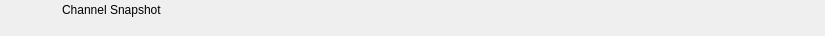
<?xml version="1.0" encoding="UTF-8"?>
<ui version="4.0">
 <class>RundownPrintWidget</class>
 <widget class="QWidget" name="RundownPrintWidget">
  <property name="geometry">
   <rect>
    <x>0</x>
    <y>0</y>
    <width>825</width>
    <height>36</height>
   </rect>
  </property>
  <layout class="QHBoxLayout" name="horizontalLayout">
   <property name="spacing">
    <number>0</number>
   </property>
   <property name="margin">
    <number>0</number>
   </property>
   <item>
    <widget class="QFrame" name="frameItem">
     <property name="sizePolicy">
      <sizepolicy hsizetype="Preferred" vsizetype="Fixed">
       <horstretch>0</horstretch>
       <verstretch>0</verstretch>
      </sizepolicy>
     </property>
     <property name="minimumSize">
      <size>
       <width>0</width>
       <height>36</height>
      </size>
     </property>
     <widget class="QLabel" name="labelIcon">
      <property name="geometry">
       <rect>
        <x>22</x>
        <y>2</y>
        <width>32</width>
        <height>32</height>
       </rect>
      </property>
      <property name="text">
       <string/>
      </property>
      <property name="pixmap">
       <pixmap resource="../Widgets.qrc">:/Graphics/Images/Snapshot.png</pixmap>
      </property>
      <property name="scaledContents">
       <bool>true</bool>
      </property>
     </widget>
     <widget class="QLabel" name="labelChannel">
      <property name="geometry">
       <rect>
        <x>0</x>
        <y>0</y>
        <width>0</width>
        <height>0</height>
       </rect>
      </property>
      <property name="text">
       <string></string>
      </property>
     </widget>
     <widget class="QLabel" name="labelLabel">
      <property name="geometry">
       <rect>
        <x>62</x>
        <y>2</y>
        <width>5000</width>
        <height>16</height>
       </rect>
      </property>
      <property name="text">
       <string>Channel Snapshot</string>
      </property>
     </widget>
     <widget class="QLabel" name="labelColor">
      <property name="geometry">
       <rect>
        <x>0</x>
        <y>0</y>
        <width>18</width>
        <height>36</height>
       </rect>
      </property>
      <property name="text">
       <string/>
      </property>
     </widget>
     <widget class="QLabel" name="labelGroupColor">
      <property name="geometry">
       <rect>
        <x>0</x>
        <y>0</y>
        <width>6</width>
        <height>36</height>
       </rect>
      </property>
      <property name="text">
       <string/>
      </property>
     </widget>
     <widget class="QLabel" name="labelDevice">
      <property name="geometry">
       <rect>
        <x>62</x>
        <y>19</y>
        <width>75</width>
        <height>16</height>
       </rect>
      </property>
      <property name="text">
       <string></string>
      </property>
     </widget>
     <widget class="QLabel" name="labelDelay">
      <property name="geometry">
       <rect>
        <x>185</x>
        <y>19</y>
        <width>55</width>
        <height>16</height>
       </rect>
      </property>
      <property name="text">
       <string></string>
      </property>
     </widget>
     <widget class="QLabel" name="labelRemoteTriggerId">
      <property name="geometry">
       <rect>
        <x>245</x>
        <y>19</y>
        <width>70</width>
        <height>16</height>
       </rect>
      </property>
      <property name="text">
       <string></string>
      </property>
     </widget>
    </widget>
   </item>
   <item>
    <widget class="QFrame" name="frameStatus">
     <property name="minimumSize">
      <size>
       <width>77</width>
       <height>0</height>
      </size>
     </property>
     <property name="maximumSize">
      <size>
       <width>77</width>
       <height>16777215</height>
      </size>
     </property>
     <widget class="QLabel" name="labelGpiConnected">
      <property name="geometry">
       <rect>
        <x>1</x>
        <y>2</y>
        <width>32</width>
        <height>32</height>
       </rect>
      </property>
      <property name="minimumSize">
       <size>
        <width>32</width>
        <height>32</height>
       </size>
      </property>
      <property name="maximumSize">
       <size>
        <width>32</width>
        <height>32</height>
       </size>
      </property>
      <property name="lineWidth">
       <number>0</number>
      </property>
      <property name="text">
       <string/>
      </property>
      <property name="pixmap">
       <pixmap resource="../Widgets.qrc">:/Graphics/Images/GpiConnected.png</pixmap>
      </property>
      <property name="scaledContents">
       <bool>true</bool>
      </property>
     </widget>
     <widget class="QLabel" name="labelDisconnected">
      <property name="geometry">
       <rect>
        <x>32</x>
        <y>2</y>
        <width>32</width>
        <height>32</height>
       </rect>
      </property>
      <property name="minimumSize">
       <size>
        <width>32</width>
        <height>32</height>
       </size>
      </property>
      <property name="maximumSize">
       <size>
        <width>32</width>
        <height>32</height>
       </size>
      </property>
      <property name="text">
       <string/>
      </property>
      <property name="pixmap">
       <pixmap resource="../Widgets.qrc">:/Graphics/Images/Disconnected.png</pixmap>
      </property>
      <property name="scaledContents">
       <bool>true</bool>
      </property>
     </widget>
     <widget class="QLabel" name="labelActiveColor">
      <property name="geometry">
       <rect>
        <x>69</x>
        <y>0</y>
        <width>8</width>
        <height>36</height>
       </rect>
      </property>
      <property name="minimumSize">
       <size>
        <width>8</width>
        <height>36</height>
       </size>
      </property>
      <property name="maximumSize">
       <size>
        <width>8</width>
        <height>36</height>
       </size>
      </property>
      <property name="text">
       <string/>
      </property>
     </widget>
    </widget>
   </item>
  </layout>
 </widget>
 <resources>
  <include location="../Widgets.qrc"/>
 </resources>
 <connections/>
 <slots>
  <slot>addToCombo()</slot>
 </slots>
</ui>
